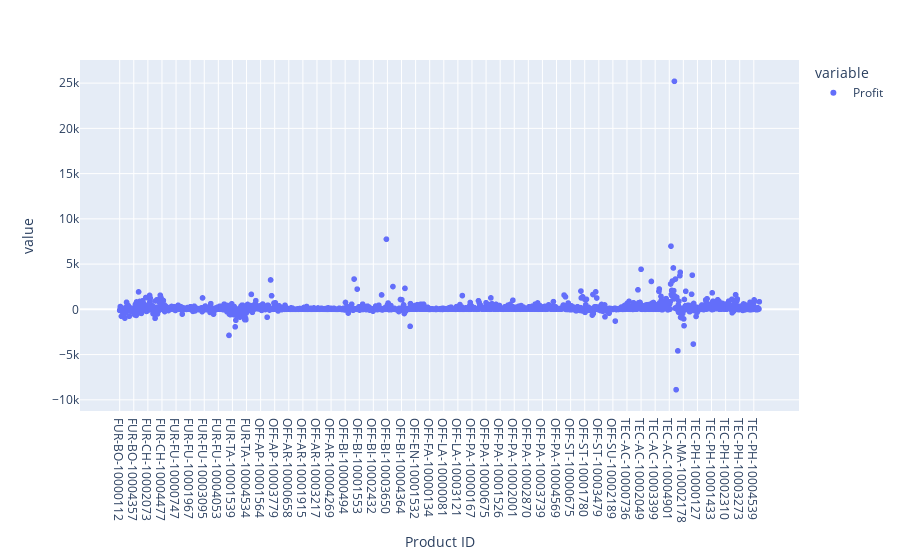

The cell this chart's notebook holds for it:
### Code cell
px.scatter(df.groupby(['Product ID'])["Profit"].sum())

### Figure 1 — Plotly figure (JSON) as saved in the notebook; plotly's stock layout.template omitted (floating-point values rounded to 4 significant figures; data arrays with more than 128 entries replaced by an {"elided": "..."} marker saying what was removed)
{"data": [{"hovertemplate": "variable=Profit<br>Product ID=%{x}<br>value=%{y}<extra></extra>", "legendgroup": "Profit", "marker": {"color": "#636efa", "symbol": "circle"}, "mode": "markers", "name": "Profit", "showlegend": true, "type": "scattergl", "x": {"elided": "1862 str values"}, "xaxis": "x", "y": {"elided": "1862 float values"}, "yaxis": "y"}], "layout": {"legend": {"title": {"text": "variable"}, "tracegroupgap": 0}, "margin": {"t": 60}, "xaxis": {"anchor": "y", "domain": [0, 1], "title": {"text": "Product ID"}}, "yaxis": {"anchor": "x", "domain": [0, 1], "title": {"text": "value"}}}}
